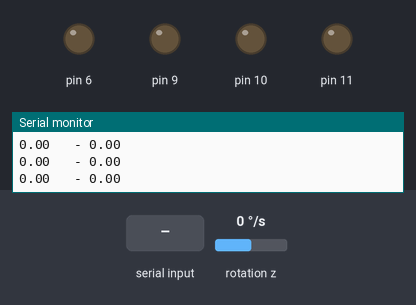
Bench run of a sketch on a simulated Arduino Uno, built with avr-gcc and run on an emulated ATmega328P. Parts: output pins drawn as LEDs (lit = HIGH), the last lines printed to the serial monitor. Wiring (inferred from the names in the program): MPU-6050 motion sensor at I2C address 0x68. Dashed ring = blinking. The inputs (shaded band) are chosen by the test bench; at power-on: rotation z 0 °/s.

Above: at 2.7 s.
2.8 s: rotation z set to -192 °/s
At 3.6 s:
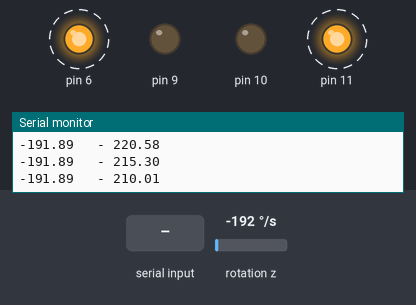
At 4.2 s:
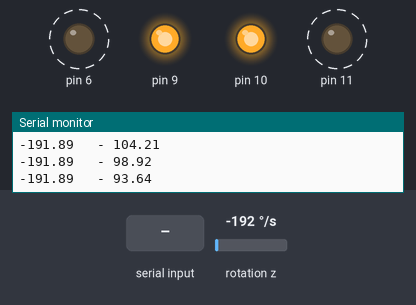
5.8 s: "a90\n" received over Serial
At 7.5 s:
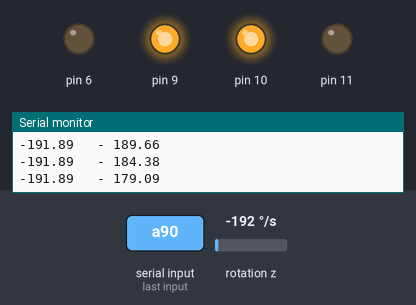
8.8 s: rotation z set to -100 °/s
Timing chart, 0 to 17.8 s (numbered marks = the images above; inputs shaded):
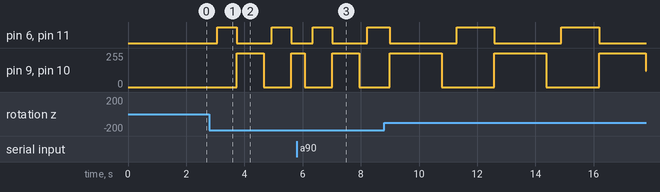

Measured:
- after the input at 2.8 s, pin 6, pin 11: alternates HIGH for 0.68 s and LOW for 1.2 s, starting after 0.26 s; pin 9, pin 10: 0/255 → 255/255 after 0.94 s, → 0/255 0.93 s later, → 255/255 0.94 s later

The sketch:

main_code.ino
```cpp
#include <Wire.h>
#include "Gyro.h"
#include "Drivetrain.h"
#include "IRSensor.h"

#define GYRO_ADDR 0x68

Gyro gyro(0x68); // object that interacts with the gyroscope chip
Drivetrain motors(6, 9, 10, 11);  // object that interacts with the motors
IRSensor IR_left(14), IR_right(15);

void setup()
{
  Wire.begin(); // the I2C object

  Serial.begin(115200);
  Serial.println("\nProgram Start");

  Wire.beginTransmission(GYRO_ADDR);               // check if gyroscope chip is connected
  if(Wire.endTransmission())                       //
  {                                                //
    Serial.println("I2C error");                   //
    while(1){}                                     //
  }                                                //
  Serial.println("I2C connected successfully");    //

  gyro.begin(2);    // initialize the gyroscope and motor objects
  motors.begin();   //
  IR_left.begin();
  IR_right.begin();
}

float desired_angle = 0;
long timer = 0;

float P = 2 ;
float I = 0.0;
float D = 0.05;
float error_accumulator = 0;
float prev_error = 0;
float accum_cap = 250;
float error_threshhold = 1;

int print_timer = 0;
void loop()
{
//  Serial.println(IR_left.readRaw());
//  delay(100);
  gyro.update();  // get gyroscope raw data and integrate to get position

  if(Serial.available())  // handle commands sent over serial
  {
    switch(Serial.read())
    {
      case 'a':
      {
        desired_angle = gyro.wrap360(Serial.parseFloat());
        break;
      }
      default:
        break;
    }
  }


  ///// closed loop PID control to maintain robot angle /////

  float error = desired_angle - gyro.angle;
  if(error > 180)
    error = error - 360;
  else if(error < -180)
    error = error + 360;

  if(abs(error) < error_threshhold)
    error = 0;

  error_accumulator += error * 0.0025;
  error_accumulator = motors.bound(error_accumulator, accum_cap);

  float error_rate = (error - prev_error) / 0.0025;
  prev_error = error;

  motors.setTurnRate((P * error + I * error_accumulator) / 100);


  print_timer++;
  if(print_timer > 10)
  {
    Serial.print(gyro.rate);
    Serial.print("\t - ");
    Serial.println(gyro.angle);
    print_timer = 0;
  }
  while(micros() - timer < 2500){} // delay so that the total time between loops is 2500 microseconds
  timer = micros();                //
}
```

Drivetrain.cpp
```cpp
#include "Drivetrain.h"

Drivetrain::Drivetrain(int l_a, int l_b, int r_a, int r_b)
{
  forward[0] = l_a;
  backward[0] = l_b;
  forward[1] = r_a;
  backward[1] = r_b;
}

void Drivetrain::begin()
{
  pinMode(forward[0], OUTPUT);
  pinMode(backward[0], OUTPUT);
  pinMode(forward[1], OUTPUT);
  pinMode(backward[1], OUTPUT);

  digitalWrite(forward[0], 0);
  digitalWrite(backward[0], 0);
  digitalWrite(forward[1], 0);
  digitalWrite(backward[1], 0);
}

// val from -1 to 1;
void Drivetrain::setSpeed(float val)
{
  fwd_spd = bound(val);

  setMotors();
}

// val from -1 to 1
void Drivetrain::setTurnRate(float val)
{
  turn_rate = bound(val);

  setMotors();
}

// 0 for left, 1 for right
void Drivetrain::setMotors()
{
  int pwm_vals[2];
  pwm_vals[0] = throttleMap(fwd_spd - turn_rate);
  pwm_vals[1] = throttleMap(fwd_spd + turn_rate);
  for(int motor = 0; motor < 2; motor++)
  {
    if(pwm_vals[motor] < 0)
    {
      digitalWrite(backward[motor], 0);
      analogWrite(forward[motor], -pwm_vals[motor]);
    }
    else if(pwm_vals[motor] > 0)
    {
      digitalWrite(forward[motor], 0);
      analogWrite(backward[motor], pwm_vals[motor]);
    }
    else
    {
      digitalWrite(forward[motor], 0);
      digitalWrite(backward[motor], 0);
    }
  }
}

float Drivetrain::bound(float val, float bound_radius)
{
  if(val > bound_radius)
    val = bound_radius;
  else if(val < -bound_radius)
    val = -bound_radius;
  return val;
}

float Drivetrain::throttleMap(float val)
{
  const float y_int = 0.15; // y_intercept
  val = bound(val);
  if(val > 0)
  {
    val = (1 - y_int) * val + y_int;
  }
  else if(val < 0)
  {
    val = (1 - y_int) * val - y_int;
  }

  return val * 255;
}
```

Drivetrain.h
```cpp
#ifndef DRIVETRAIN_
#define DRIVETRAIN_

#include <Arduino.h>

class Drivetrain
{
private:  // stuff the object uses: you can't use these functions and variables in the rest of the program
  // 0 for left, 1 for right
  uint8_t forward[2];   // the two 'A' pins
  uint8_t backward[2];  // the two 'B' pins

  float throttleMap(float val); // maps lower throttle inputs to higher outputs, since motor stalls at PWM below about 20%
  void setMotors();
  float fwd_spd = 0;
  float turn_rate = 0;

public: // these are the things you should use in the client program
  Drivetrain(){}
  Drivetrain(int l_a, int l_b, int r_a, int r_b);

  void begin(); // initialize pins

  void setSpeed(float val); // unitless speed value from -1 to 1
  void setTurnRate(float val); // unitless angular rate from -1 to 1


  float bound(float val, float bound_radius = 1); // returns the input bounded to [-bound_radius, bound_radius]

};

#endif
```

Gyro.cpp
```cpp
#include "Gyro.h"

Gyro::Gyro(uint8_t addr)
{
  this->addr = addr;
}

void Gyro::begin(int scale_num)
{
  // reset MPU 6050
  Wire.beginTransmission(addr);
  Wire.write(pwr_mgmt_reg);
  Wire.write(0);
  Wire.endTransmission();

  // set gyro scale +- 1000 deg/s
  Wire.beginTransmission(addr);
  Wire.write(config_reg);
  Wire.write(0 | (scale_num << 3));
  Wire.endTransmission();

  timer = micros();
  delayMicroseconds(1000);
  calibrate(500);
}

int Gyro::getRawData()
{
  Wire.beginTransmission(addr);
  Wire.write(data_reg);
  Wire.endTransmission();
  Wire.requestFrom(addr, 2);

  int t = millis();
  const int time_out = 100;
  while(!Wire.available() && (millis() - t < time_out)){}

  return (Wire.read() << 8) | (Wire.read());
}

void Gyro::update()
{
  long time_stamp = micros();
  float dt = (time_stamp - timer) / 1000000.0;
  timer = time_stamp;

  rate = getRawData() / 32.768;
  rate += rate_offset;

  angle += rate * dt;
  angle = wrap360(angle);
}

void Gyro::calibrate(int iterations)
{
  Serial.println("Calibrating...");
  int rate_accumulator = 0;
  for(int i = 0; i < iterations; i++)
  {
    rate_accumulator += getRawData();
    delayMicroseconds(2500);
  }

  float avg_rate_error = rate_accumulator / (float)iterations;
  rate_offset = -avg_rate_error / 32.768;

  Serial.print("Complete! calculated offset:");
  Serial.print(rate_offset);
}

float Gyro::wrap360(float num)
{
  while(num > 360)
    num -= 360;
  while(num < 0)
    num += 360;

  return num;
}
```

Gyro.h
```cpp
#ifndef GYRO_
#define GYRO_

#include <Wire.h>
#include <Arduino.h>

class Gyro
{
private:
  int getRawData(); // get the Z axis gyro data from the gyroscope

public:
  uint8_t addr = 0x68;
  const uint8_t config_reg = 0x1B;
  const uint8_t data_reg = 0x47;
  const uint8_t pwr_mgmt_reg = 0x6B;

  float rate_offset = 0;
  float rate = 0;
  float angle = 0;

  long timer = 0;

  Gyro(){}
  Gyro(uint8_t addr);

  void begin(int scale_num = 0); // initialize pins

  void calibrate(int iterations); // run to acquire the gyroscope's drift value
  void update(); // run everyloop to get new data and integrate old data

  float wrap360(float num); // wrap an angular value so it stays within 360 degrees

};

#endif
```

IRSensor.cpp
```cpp
#include "IRSensor.h"

IRSensor::IRSensor(int analog_pin)
{
  setAnalogPin(analog_pin);
}

void IRSensor::setAnalogPin(int pin)
{
  this->analog_pin = pin;
}

void IRSensor::begin()
{

}

float IRSensor::read()
{
  int data = analogRead(analog_pin);
  return (data / 1023.0);
}

int IRSensor::readRaw()
{
  return analogRead(analog_pin);
}
```

IRSensor.h
```cpp
#ifndef IR_SENSOR
#define IR_SENSOR

#include <Arduino.h>

class IRSensor
{
private:
  int analog_pin;

public:
  IRSensor(){}
  IRSensor(int analog_pin);

  void setAnalogPin(int pin);
  void begin();

  float read();
  int readRaw();
};

#endif
```
